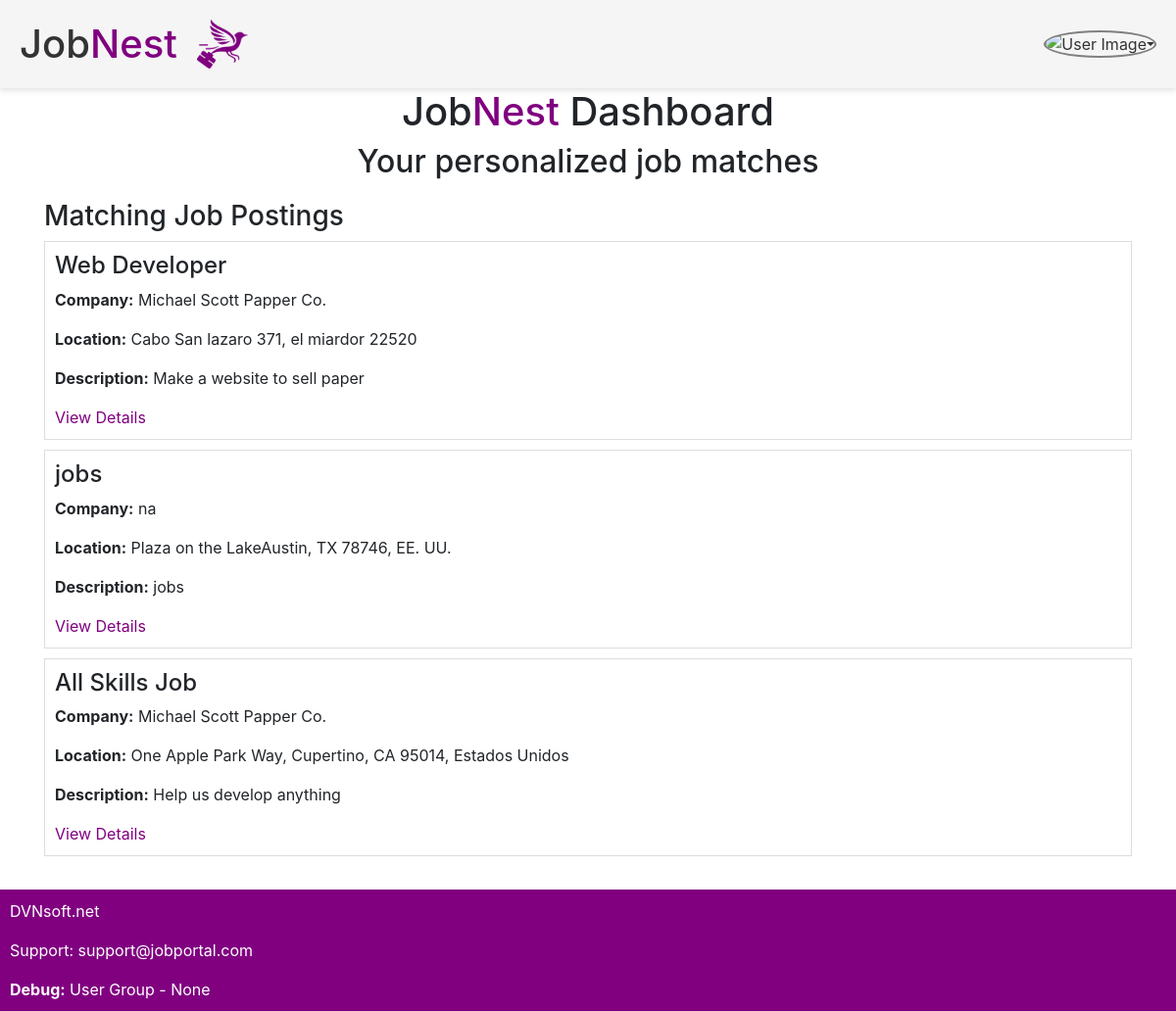
The page /dashboard/ (signed in) on the database its author committed.
### core/models.py (models this page shows)
class JobPosting(models.Model):
    company = models.ForeignKey(Company, on_delete=models.CASCADE)
    job_title = models.CharField(max_length=255)
    location = models.CharField(max_length=255)
    employment_type = models.CharField(max_length=50)
    salary_range = models.CharField(max_length=100, blank=True, null=True)
    application_deadline = models.DateField()
    about_us = models.TextField(blank=True, null=True)
    job_description = models.TextField()
    skills = models.ManyToManyField(Skill)
    key_responsibilities = models.TextField()
    benefits = models.TextField(blank=True, null=True)
    how_to_apply = models.TextField()

class Company(models.Model):
    user = models.OneToOneField(User, null=True, on_delete=models.CASCADE)
    company_name = models.CharField(max_length=255)
    company_logo = models.BinaryField()
    company_description = models.TextField()
    address = models.CharField(max_length=255)
    industry = models.CharField(max_length=255)
    website = models.URLField()

### core/views.py (the view)
# urls.py: path('dashboard/', views.job_seeker_dashboard, name='job_seeker_dashboard'),
@login_required
def job_seeker_dashboard(request):
    try:
        jobseeker = JobSeeker.objects.get(user=request.user)
        jobseeker_skills = jobseeker.skills.all()
        matching_job_postings = JobPosting.objects.filter(skills__in=jobseeker_skills).distinct()
    except JobSeeker.DoesNotExist:
        matching_job_postings = []
    context = {'job_postings': matching_job_postings}
    return render(request, 'core/job_seeker_dashboard.html', context)

### core/templates/core/job_seeker_dashboard.html
{% extends "core/base.html" %}
{% load static %}
{% block content %}
<link rel="stylesheet" type="text/css" href="{% static 'css/dashboard.css' %}">
<div class="container">
    <div class="dashboard-header">
        <h1>Job<span style="color:purple;">Nest</span> Dashboard</h1>
        <h2>Your personalized job matches</h2>
    </div>
    <div class="job-matches">
        <h3>Matching Job Postings</h3>
        {% if job_postings %}
            <div class="job-listings">
                {% for posting in job_postings %}
                    <div class="job-posting">
                        <h4>{{ posting.job_title }}</h4>
                        <p><strong>Company:</strong> {{ posting.company.company_name }}</p>
                        <p><strong>Location:</strong> {{ posting.location }}</p>
                        <p><strong>Description:</strong> {{ posting.job_description }}</p>
                        <a href="{% url 'job_posting_detail' posting.id %}" class="view-details">View Details</a>
                    </div>
                {% endfor %}
            </div>
        {% else %}
            <p>No matching job postings found.</p>
        {% endif %}
    </div>
</div>
{% endblock %}

### core/templates/core/base.html (shortened to what this page needs)
<!DOCTYPE html>
<html lang="en">
<head>
    {% load static %}
    <link rel="stylesheet" href="{% static 'css/style.css' %}">
    <link href="https://stackpath.bootstrapcdn.com/bootstrap/4.3.1/css/bootstrap.min.css" rel="stylesheet">
</head>
<body>
    <div class="dashboard">
        <div class="left-side">
            <h1>Job<span style="color:purple;">Nest</span></h1>
            <img src="{% static 'core/images/logo.png' %}" alt="JobNest Logo" class="logo-image" style="margin-left: 10px;">
        </div>
<div class="right-side">
    {% if user.is_authenticated %}
        <div class="dropdown">
            <img src="{% static 'core/images/user.png' %}" alt="User Image" class="user-image dropdown-toggle" id="userMenuDropdown" data-toggle="dropdown" aria-haspopup="true" aria-expanded="false">
        </div>
    {% else %}
        <a href="{% url 'login' %}" class="btn btn-outline-primary">Login</a>
        <a href="{% url 'register' %}" class="btn btn-primary">Register</a>
    {% endif %}
</div>
    </div>
    <div class="content">
        {% block content %}
        {% endblock %}
    </div>
    <footer>
        <br>
    </footer>
<div style="padding: 10px; background-color: purple; color: white;">
    <p>DVNsoft.net </p>
    <p>Support: support@jobportal.com</p>
    <strong>Debug:</strong> User Group -
    {% if user.is_authenticated %}
        {% if user.groups.all %}
            {{ user.groups.all.0.name }}
        {% else %}
            None
        {% endif %}
    {% else %}
        Not Available
    {% endif %}
</div>
</body>
</html>

### core/static/css/style.css (style rules this page uses)
.dashboard { display: flex; justify-content: space-between; align-items: center; padding: 20px; background-color: #f5f5f5; color: #333; box-shadow: 0px 3px 5px rgba(0, 0, 0, 0.1); }
.left-side { display: flex; align-items: center; }
.left-side h1 { margin: 0; margin-right: 10px; }
.logo-image { height: 50px; width: auto; vertical-align: middle; }
.user-image { width: 40px; height: 40px; border-radius: 50%; cursor: pointer; }

### core/static/css/dashboard.css (style rules this page uses)
.dashboard-header { text-align: center; margin-bottom: 20px; }
.job-posting { border: 1px solid #ddd; padding: 10px; margin-bottom: 10px; }
.view-details { color: purple; text-decoration: none; }

### core/templates/core/base.html (style rules this page uses)
.user-image { width: 40px; height: 40px; border-radius: 50%; cursor: pointer; border: 2px solid gray; }

### rows shown on the page
JobPosting: job_title "Web Developer", company.company_name "Michael Scott Papper Co.", location "Cabo San lazaro 371, el miardor 22520", job_description "Make a website to sell paper"
JobPosting: job_title "jobs", company.company_name "na", location "Plaza on the LakeAustin, TX 78746, EE. UU.", job_description "jobs"
JobPosting: job_title "All Skills Job", company.company_name "Michael Scott Papper Co.", location "One Apple Park Way, Cupertino, CA 95014, Estados Unidos", job_description "Help us develop anything"
